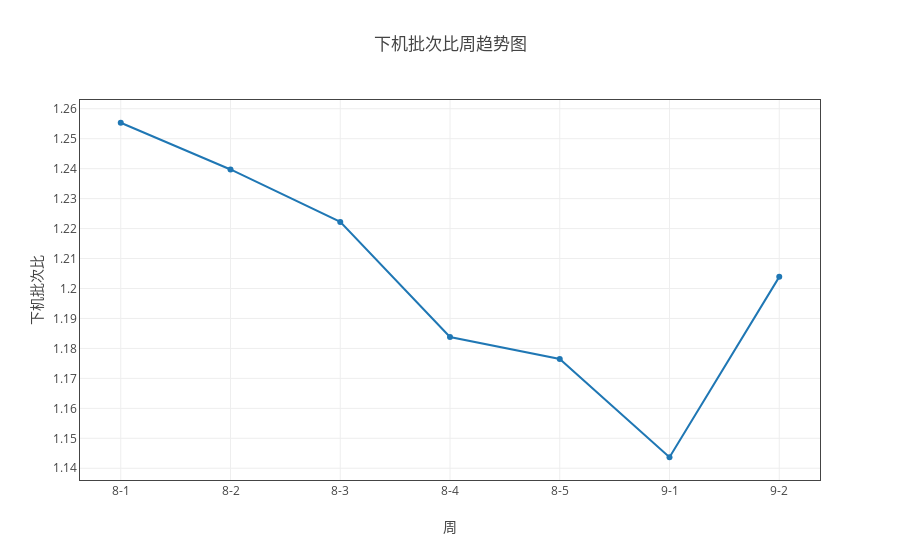
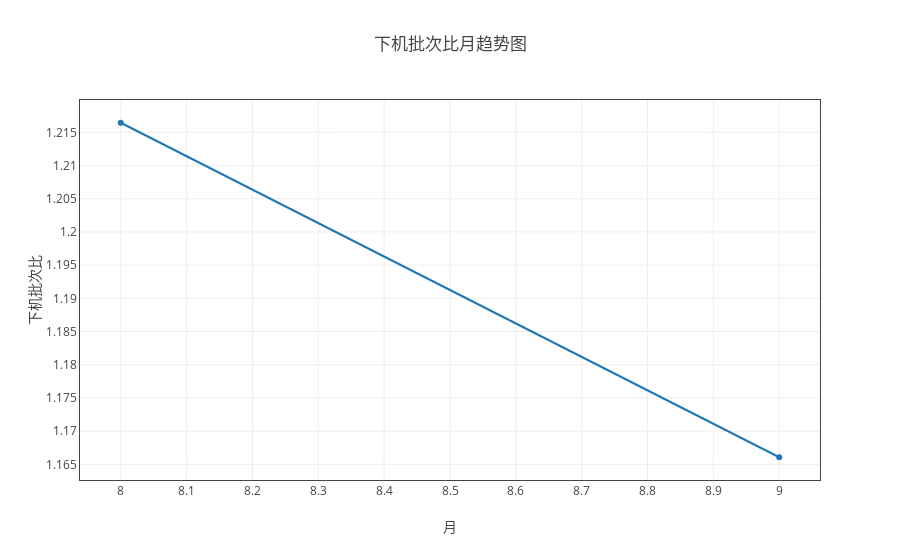

The cell these charts' notebook holds for them, in order:
### Markdown cell above
#### 下机批次比

### Code cell
data_dict = {'下机批次比':['下机批次数','下机项目数']}
myModule.plot( all_dict, data_dict, '人员' ,  'line' , all='all')

### Figure 1 — Plotly figure (JSON) as saved in the notebook; plotly's stock layout.template omitted (floating-point values rounded to 4 significant figures)
{"data": [{"name": "下机批次比", "type": "scatter", "uid": "cf053f9a-bbe2-11e8-adcf-a81e84e6c740", "x": ["8-1", "8-2", "8-3", "8-4", "8-5", "9-1", "9-2"], "y": [1.255, 1.24, 1.222, 1.184, 1.176, 1.144, 1.204]}], "layout": {"title": "下机批次比周趋势图", "xaxis": {"mirror": "all", "nticks": 20, "showgrid": true, "showline": true, "title": "周", "zeroline": true}, "yaxis": {"mirror": "all", "nticks": 20, "showgrid": true, "showline": true, "title": "下机批次比", "zeroline": true}}}

### Figure 2 — Plotly figure (JSON) as saved in the notebook; plotly's stock layout.template omitted (floating-point values rounded to 4 significant figures)
{"data": [{"name": "下机批次比", "type": "scatter", "uid": "cf1105aa-bbe2-11e8-adcf-a81e84e6c740", "x": ["8", "9"], "y": [1.216, 1.166]}], "layout": {"title": "下机批次比月趋势图", "xaxis": {"mirror": "all", "nticks": 20, "showgrid": true, "showline": true, "title": "月", "zeroline": true}, "yaxis": {"mirror": "all", "nticks": 20, "showgrid": true, "showline": true, "title": "下机批次比", "zeroline": true}}}
